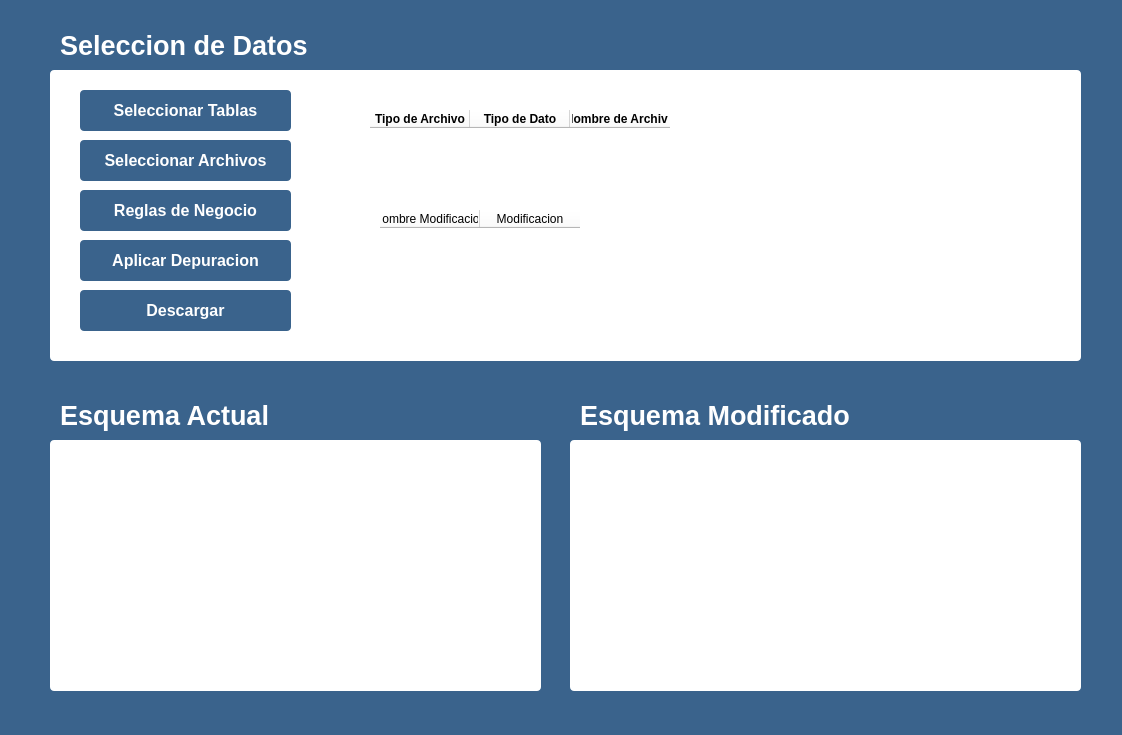
<?xml version="1.0" encoding="UTF-8"?>
<ui version="4.0">
 <class>MainWindow</class>
 <widget class="QMainWindow" name="MainWindow">
  <property name="geometry">
   <rect>
    <x>0</x>
    <y>0</y>
    <width>1122</width>
    <height>735</height>
   </rect>
  </property>
  <property name="windowTitle">
   <string>Depurador de Datos</string>
  </property>
  <property name="autoFillBackground">
   <bool>false</bool>
  </property>
  <property name="styleSheet">
   <string notr="true">background-color: rgb(58, 99, 140);</string>
  </property>
  <widget class="QWidget" name="centralwidget">
   <widget class="QFrame" name="dataSelectionContainer">
    <property name="geometry">
     <rect>
      <x>50</x>
      <y>70</y>
      <width>1031</width>
      <height>291</height>
     </rect>
    </property>
    <property name="cursor">
     <cursorShape>ArrowCursor</cursorShape>
    </property>
    <property name="styleSheet">
     <string notr="true">background-color: rgb(255, 255, 255);
border-radius: 4px;
</string>
    </property>
    <property name="frameShape">
     <enum>QFrame::StyledPanel</enum>
    </property>
    <property name="frameShadow">
     <enum>QFrame::Raised</enum>
    </property>
    <widget class="QPushButton" name="tableSelectionButton">
     <property name="geometry">
      <rect>
       <x>30</x>
       <y>20</y>
       <width>211</width>
       <height>41</height>
      </rect>
     </property>
     <property name="font">
      <font>
       <family>Segoe UI</family>
       <pointsize>12</pointsize>
       <weight>75</weight>
       <bold>true</bold>
      </font>
     </property>
     <property name="cursor">
      <cursorShape>PointingHandCursor</cursorShape>
     </property>
     <property name="styleSheet">
      <string notr="true">background-color: rgb(58, 99, 140);
color: rgb(255, 255, 255);
border-radius: 4px;
</string>
     </property>
     <property name="text">
      <string>Seleccionar Tablas</string>
     </property>
    </widget>
    <widget class="QPushButton" name="fileSelectionButton">
     <property name="geometry">
      <rect>
       <x>30</x>
       <y>70</y>
       <width>211</width>
       <height>41</height>
      </rect>
     </property>
     <property name="font">
      <font>
       <family>Segoe UI</family>
       <pointsize>12</pointsize>
       <weight>75</weight>
       <bold>true</bold>
      </font>
     </property>
     <property name="cursor">
      <cursorShape>PointingHandCursor</cursorShape>
     </property>
     <property name="styleSheet">
      <string notr="true">background-color: rgb(58, 99, 140);
color: rgb(255, 255, 255);
border-radius: 4px;
</string>
     </property>
     <property name="text">
      <string>Seleccionar Archivos</string>
     </property>
    </widget>
    <widget class="QPushButton" name="parameterSelectionButton">
     <property name="geometry">
      <rect>
       <x>30</x>
       <y>120</y>
       <width>211</width>
       <height>41</height>
      </rect>
     </property>
     <property name="font">
      <font>
       <family>Segoe UI</family>
       <pointsize>12</pointsize>
       <weight>75</weight>
       <bold>true</bold>
      </font>
     </property>
     <property name="cursor">
      <cursorShape>PointingHandCursor</cursorShape>
     </property>
     <property name="styleSheet">
      <string notr="true">background-color: rgb(58, 99, 140);
color: rgb(255, 255, 255);
border-radius: 4px;
</string>
     </property>
     <property name="text">
      <string>Reglas de Negocio</string>
     </property>
    </widget>
    <widget class="QPushButton" name="applyDepurationButton">
     <property name="geometry">
      <rect>
       <x>30</x>
       <y>170</y>
       <width>211</width>
       <height>41</height>
      </rect>
     </property>
     <property name="font">
      <font>
       <family>Segoe UI</family>
       <pointsize>12</pointsize>
       <weight>75</weight>
       <bold>true</bold>
      </font>
     </property>
     <property name="cursor">
      <cursorShape>PointingHandCursor</cursorShape>
     </property>
     <property name="styleSheet">
      <string notr="true">background-color: rgb(58, 99, 140);
color: rgb(255, 255, 255);
border-radius: 4px;
</string>
     </property>
     <property name="text">
      <string>Aplicar Depuracion</string>
     </property>
    </widget>
    <widget class="QPushButton" name="downloadScriptButton">
     <property name="geometry">
      <rect>
       <x>30</x>
       <y>220</y>
       <width>211</width>
       <height>41</height>
      </rect>
     </property>
     <property name="font">
      <font>
       <family>Segoe UI</family>
       <pointsize>12</pointsize>
       <weight>75</weight>
       <bold>true</bold>
      </font>
     </property>
     <property name="cursor">
      <cursorShape>PointingHandCursor</cursorShape>
     </property>
     <property name="styleSheet">
      <string notr="true">background-color: rgb(58, 99, 140);
color: rgb(255, 255, 255);
border-radius: 4px;
</string>
     </property>
     <property name="text">
      <string>Descargar</string>
     </property>
    </widget>
    <widget class="QTableWidget" name="summayOfDataTable">
     <property name="geometry">
      <rect>
       <x>320</x>
       <y>40</y>
       <width>551</width>
       <height>51</height>
      </rect>
     </property>
     <property name="minimumSize">
      <size>
       <width>541</width>
       <height>0</height>
      </size>
     </property>
     <property name="sizeIncrement">
      <size>
       <width>0</width>
       <height>0</height>
      </size>
     </property>
     <property name="styleSheet">
      <string notr="true">border-radius: 4px;
border-color:black;
</string>
     </property>
     <property name="midLineWidth">
      <number>-1</number>
     </property>
     <property name="editTriggers">
      <set>QAbstractItemView::NoEditTriggers</set>
     </property>
     <column>
      <property name="text">
       <string>Tipo de Archivo</string>
      </property>
      <property name="font">
       <font>
        <family>Segoe UI</family>
        <pointsize>9</pointsize>
        <weight>75</weight>
        <bold>true</bold>
       </font>
      </property>
     </column>
     <column>
      <property name="text">
       <string>Tipo de Dato</string>
      </property>
      <property name="font">
       <font>
        <family>Segoe UI</family>
        <pointsize>9</pointsize>
        <weight>75</weight>
        <bold>true</bold>
       </font>
      </property>
     </column>
     <column>
      <property name="text">
       <string>Nombre de Archivo</string>
      </property>
      <property name="font">
       <font>
        <family>Segoe UI</family>
        <pointsize>9</pointsize>
        <weight>75</weight>
        <bold>true</bold>
       </font>
      </property>
     </column>
    </widget>
    <widget class="QTableWidget" name="summaryOfParameterTable">
     <property name="geometry">
      <rect>
       <x>330</x>
       <y>140</y>
       <width>641</width>
       <height>101</height>
      </rect>
     </property>
     <column>
      <property name="text">
       <string>Nombre Modificacion</string>
      </property>
     </column>
     <column>
      <property name="text">
       <string>Modificacion</string>
      </property>
     </column>
    </widget>
   </widget>
   <widget class="QLabel" name="dataSelectionWindowLabel">
    <property name="geometry">
     <rect>
      <x>60</x>
      <y>30</y>
      <width>301</width>
      <height>31</height>
     </rect>
    </property>
    <property name="font">
     <font>
      <family>Segoe UI</family>
      <pointsize>20</pointsize>
      <weight>75</weight>
      <bold>true</bold>
     </font>
    </property>
    <property name="styleSheet">
     <string notr="true">color: rgb(255, 255, 255);</string>
    </property>
    <property name="text">
     <string>Seleccion de Datos</string>
    </property>
   </widget>
   <widget class="QFrame" name="actualDataContainer">
    <property name="geometry">
     <rect>
      <x>50</x>
      <y>440</y>
      <width>491</width>
      <height>251</height>
     </rect>
    </property>
    <property name="styleSheet">
     <string notr="true">background-color: rgb(255, 255, 255);
border-radius: 4px;
</string>
    </property>
    <property name="frameShape">
     <enum>QFrame::StyledPanel</enum>
    </property>
    <property name="frameShadow">
     <enum>QFrame::Raised</enum>
    </property>
    <widget class="QTableWidget" name="actualDataTable">
     <property name="geometry">
      <rect>
       <x>30</x>
       <y>30</y>
       <width>411</width>
       <height>192</height>
      </rect>
     </property>
    </widget>
   </widget>
   <widget class="QFrame" name="newDataContainer">
    <property name="geometry">
     <rect>
      <x>570</x>
      <y>440</y>
      <width>511</width>
      <height>251</height>
     </rect>
    </property>
    <property name="styleSheet">
     <string notr="true">background-color: rgb(255, 255, 255);
border-radius:4px;
</string>
    </property>
    <property name="frameShape">
     <enum>QFrame::StyledPanel</enum>
    </property>
    <property name="frameShadow">
     <enum>QFrame::Raised</enum>
    </property>
    <widget class="QTableWidget" name="newDataTable">
     <property name="geometry">
      <rect>
       <x>30</x>
       <y>20</y>
       <width>431</width>
       <height>192</height>
      </rect>
     </property>
    </widget>
   </widget>
   <widget class="QLabel" name="actualDataLabel">
    <property name="geometry">
     <rect>
      <x>60</x>
      <y>400</y>
      <width>261</width>
      <height>31</height>
     </rect>
    </property>
    <property name="font">
     <font>
      <family>Segoe UI</family>
      <pointsize>20</pointsize>
      <weight>75</weight>
      <bold>true</bold>
     </font>
    </property>
    <property name="styleSheet">
     <string notr="true">color: rgb(255, 255, 255);</string>
    </property>
    <property name="text">
     <string>Esquema Actual</string>
    </property>
   </widget>
   <widget class="QLabel" name="newDataLabel">
    <property name="geometry">
     <rect>
      <x>580</x>
      <y>400</y>
      <width>331</width>
      <height>31</height>
     </rect>
    </property>
    <property name="font">
     <font>
      <family>Segoe UI</family>
      <pointsize>20</pointsize>
      <weight>75</weight>
      <bold>true</bold>
     </font>
    </property>
    <property name="styleSheet">
     <string notr="true">color: rgb(255, 255, 255);</string>
    </property>
    <property name="text">
     <string>Esquema Modificado</string>
    </property>
   </widget>
  </widget>
  <widget class="QStatusBar" name="statusbar"/>
 </widget>
 <resources/>
 <connections/>
</ui>
